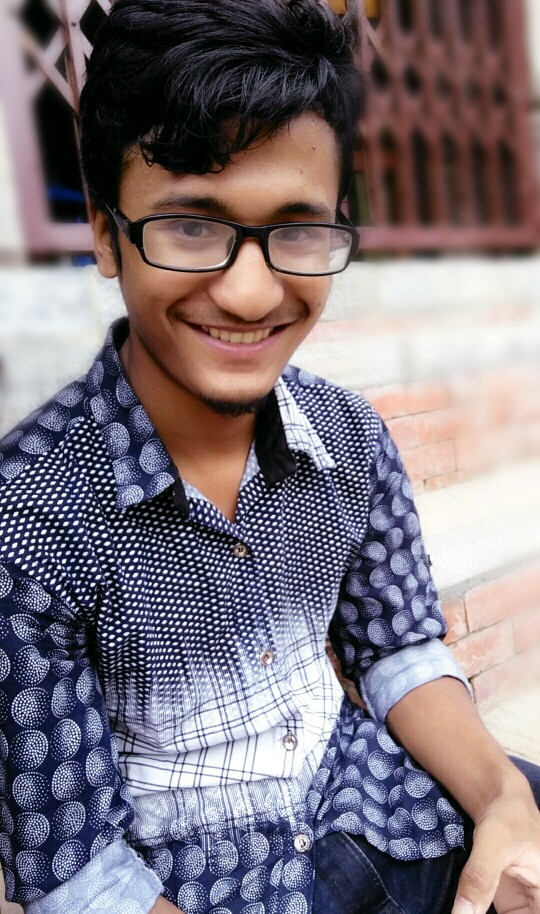
#> input picture images/photo.jpg, 540 x 914 px
$ python imagegrading.py   (older library calls are emulated)
#> lines starting #> are read from the running program, lines starting #| are printed output that depends on the picture; after the words box and inside, x2 and y2 are one past the last pixel; in counts of white or black regions, pixels touching at a corner belong together
import cv2
import numpy as np
from matplotlib import pyplot as plt

img=cv2.imread('images/photo.jpg', cv2.IMREAD_GRAYSCALE)
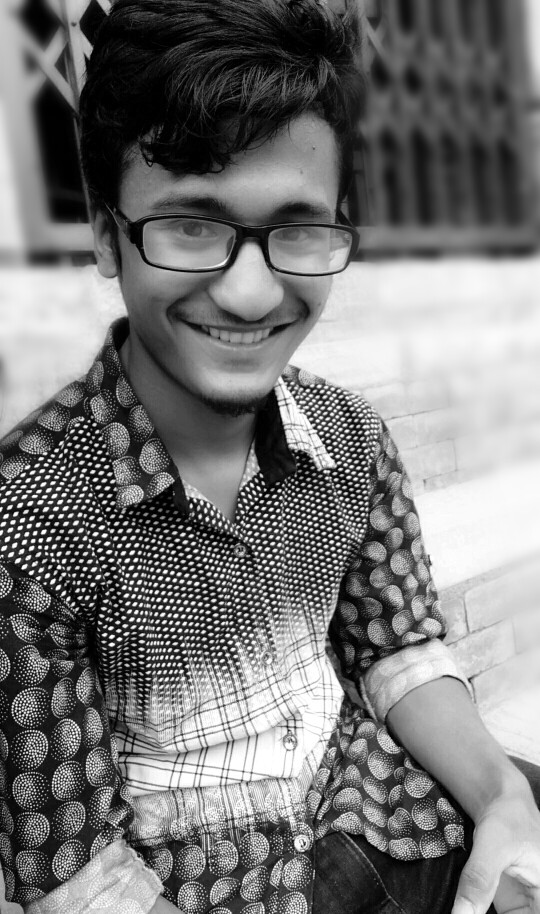
#> img: shape (914, 540); min 0, max 255, mean 119.3
lap= cv2.Laplacian(img, cv2.CV_64F, ksize=3)
lap= np.uint8(np.absolute(lap))
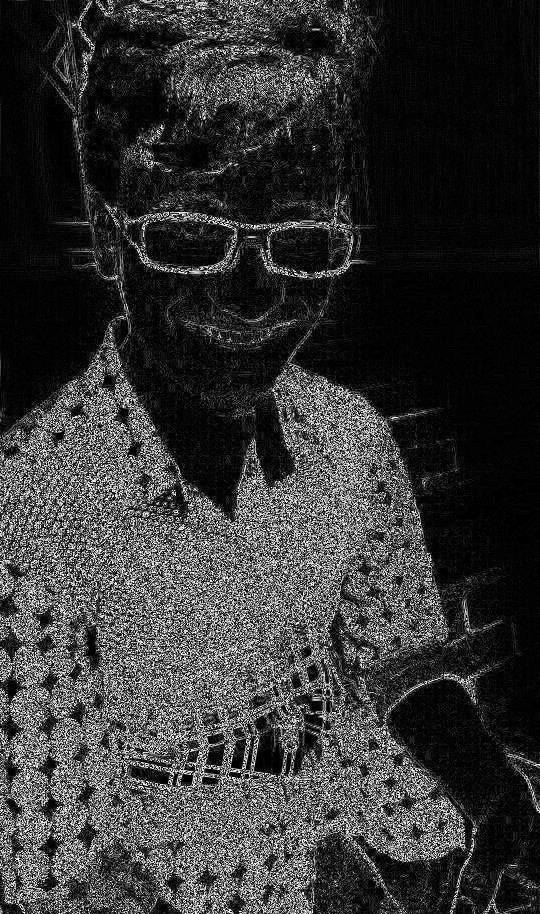
#> lap: shape (914, 540); min 0, max 254, mean 53.7
sobelX= cv2.Sobel(img, cv2.CV_64F, dx=1, dy=0, ksize=3)
sobelY= cv2.Sobel(img, cv2.CV_64F, dx=0, dy=1, ksize=3)
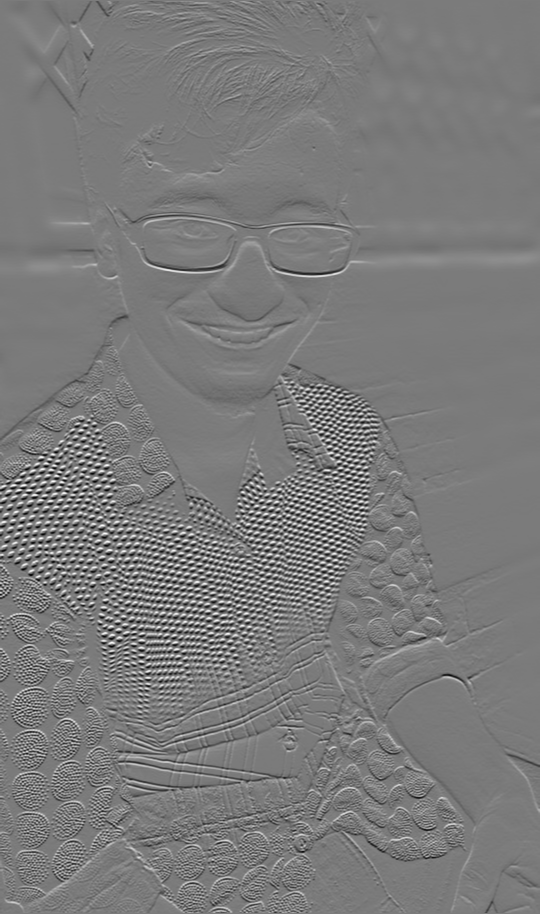
#> sobelY: shape (914, 540) float64; min -866, max 929, mean 0.3; drawn with min black and max white
canny= cv2.Canny(img, threshold1=100, threshold2=200)
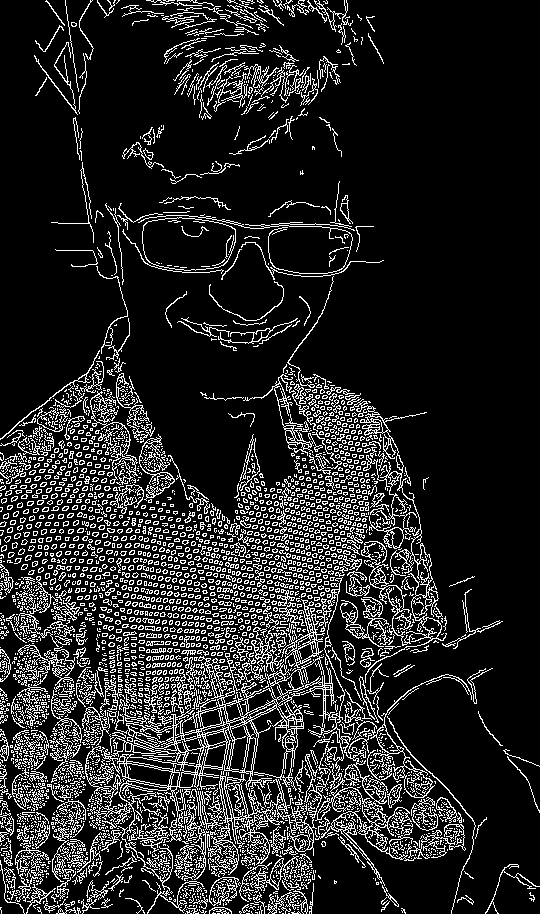
#> canny: shape (914, 540); 14.6% white in thin lines or dots

sobelX=np.uint8(np.absolute(sobelX))
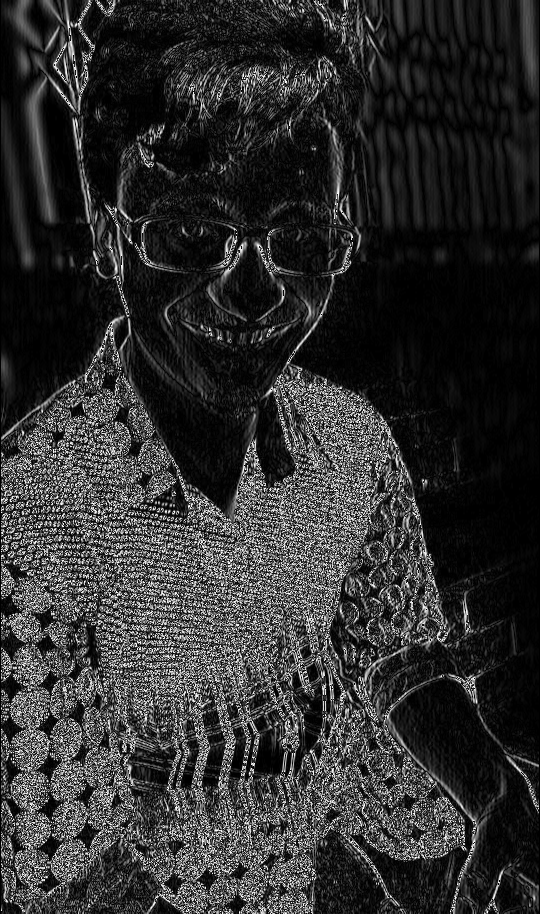
#> sobelX: shape (914, 540); min 0, max 255, mean 47.9
sobelY=np.uint8(np.absolute(sobelY))
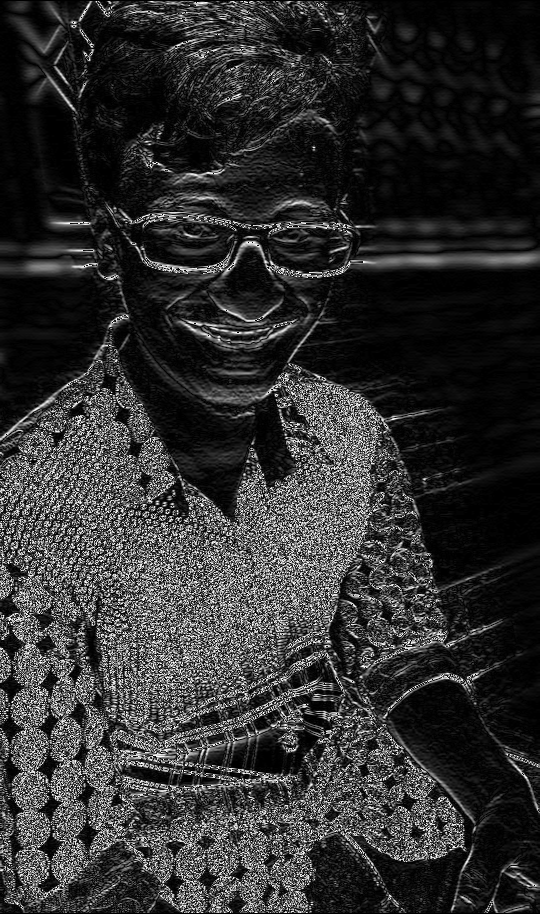
#> sobelY: shape (914, 540); min 0, max 255, mean 48.3

combinedsobel = cv2.bitwise_or(sobelX, sobelY)
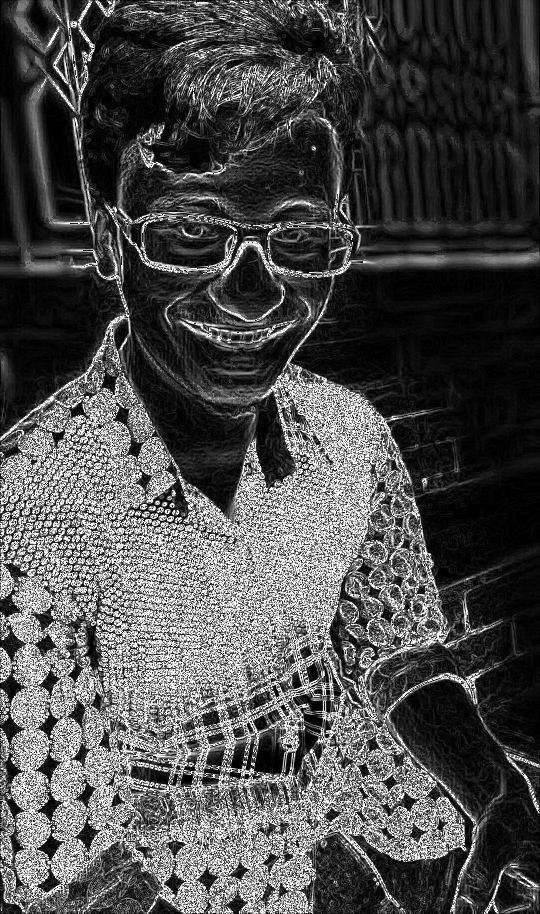
#> combinedsobel: shape (914, 540); min 0, max 255, mean 77.4

titles= ["image", "laplacian", "sobleX", "sobelY", "sobel Combined", "Canny"]
images= [img, lap, sobelX, sobelY, combinedsobel, canny]
for i in range(6):
    plt.subplot(2,3, i+1), plt.imshow(images[i], 'gray')
    plt.title(titles[i])
    plt.xticks([]), plt.yticks([])

plt.show()
cv2.destroyAllWindows()

$ run again, with images/balls.jpg copied over images/photo.jpg
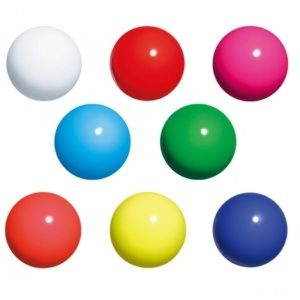
#> input picture images/balls.jpg, 300 x 300 px
#> `canny= cv2.Canny(img, threshold1=100, threshold2=200)`:
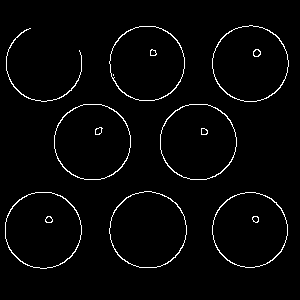
#> canny: shape (300, 300); 2.5% white in thin lines or dots, all inside (x1, y1, x2, y2) = (5, 25, 289, 269)
#> `combinedsobel = cv2.bitwise_or(sobelX, sobelY)`:
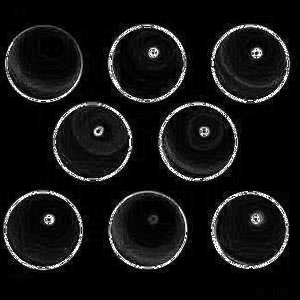
#> combinedsobel: shape (300, 300); min 0, max 255, mean 20.8

$ run again, with images/butterfly.jpg copied over images/photo.jpg
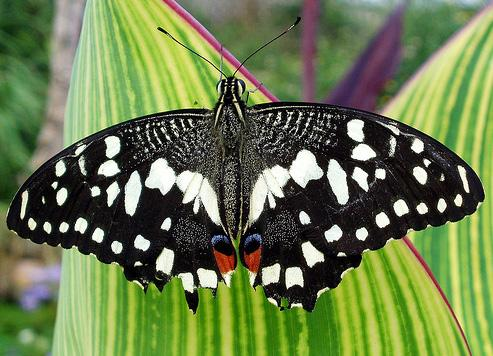
#> input picture images/butterfly.jpg, 493 x 356 px
#> `canny= cv2.Canny(img, threshold1=100, threshold2=200)`:
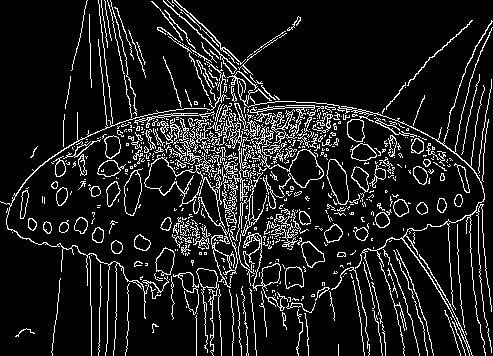
#> canny: shape (356, 493); 11.4% white in thin lines or dots
#> `combinedsobel = cv2.bitwise_or(sobelX, sobelY)`:
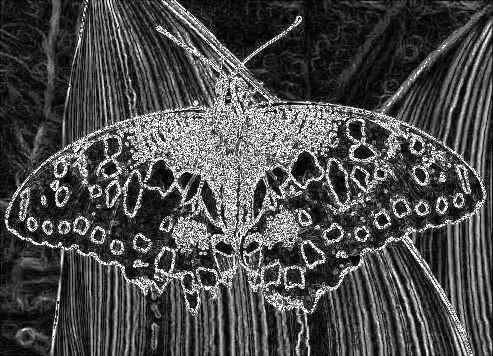
#> combinedsobel: shape (356, 493); min 0, max 255, mean 75.2
